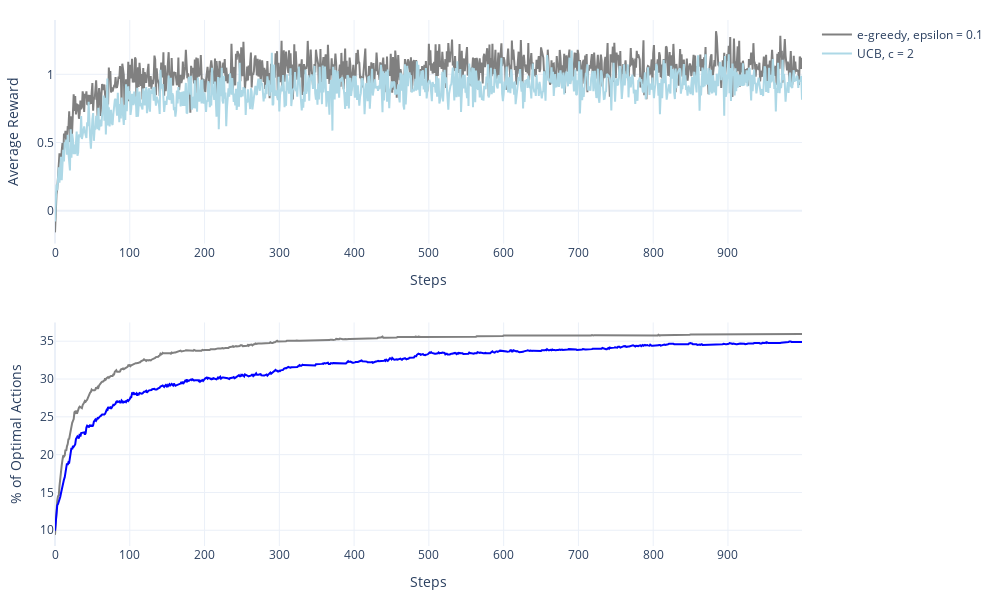

The notebook cell this image was saved under:
### Code cell
fig = make_subplots(rows=2, cols=1)

fig.add_trace(trace=go.Scatter(
    y=average_rewards[0],
    marker=dict(color="gray"),
    name="e-greedy, epsilon = 0.1",
), row=1, col=1)
fig.add_trace(trace=go.Scatter(
    y=average_rewards[1],
    marker=dict(color="blue"),
    name="UCB, c = 2",
), row=1, col=1)

fig.add_trace(trace=go.Scatter(
    y=optimal_action_pct[0],
    marker=dict(color="gray"),
    showlegend=False
), row=2, col=1)
fig.add_trace(trace=go.Scatter(
    y=optimal_action_pct[1],
    marker=dict(color="blue"),
    showlegend=False
), row=2, col=1)

fig.update_xaxes(title_text="Steps", row=1, col=1)
fig.update_xaxes(title_text="Steps", row=2, col=1)
fig.update_yaxes(title_text="Average Reward", row=1, col=1)
fig.update_yaxes(title_text="% of Optimal Actions", row=2, col=1)
fig.update_layout(
    template="plotly_white",
    margin=dict(l=50, r=30, t=20, b=40),
    width=1000,
    height=600,
)
fig.show()

### Figure 1 — Plotly figure (JSON) as saved in the notebook; plotly's stock layout.template omitted (floating-point values rounded to 4 significant figures; data arrays with more than 128 entries replaced by an {"elided": "..."} marker saying what was removed)
{"data": [{"marker": {"color": "gray"}, "name": "e-greedy, epsilon = 0.1", "type": "scatter", "xaxis": "x", "y": {"elided": "1000 float values"}, "yaxis": "y"}, {"marker": {"color": "lightblue"}, "name": "UCB, c = 2", "type": "scatter", "xaxis": "x", "y": {"elided": "1000 float values"}, "yaxis": "y"}, {"marker": {"color": "gray"}, "showlegend": false, "type": "scatter", "xaxis": "x2", "y": {"elided": "1000 float values"}, "yaxis": "y2"}, {"marker": {"color": "blue"}, "showlegend": false, "type": "scatter", "xaxis": "x2", "y": {"elided": "1000 float values"}, "yaxis": "y2"}], "layout": {"height": 600, "margin": {"b": 40, "l": 50, "r": 30, "t": 20}, "width": 1000, "xaxis": {"anchor": "y", "domain": [0, 1], "title": {"text": "Steps"}}, "xaxis2": {"anchor": "y2", "domain": [0, 1], "title": {"text": "Steps"}}, "yaxis": {"anchor": "x", "domain": [0.575, 1], "title": {"text": "Average Reward"}}, "yaxis2": {"anchor": "x2", "domain": [0, 0.425], "title": {"text": "% of Optimal Actions"}}}}
